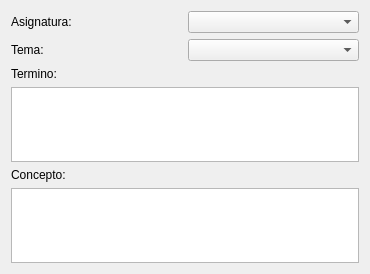
<?xml version="1.0" encoding="UTF-8"?>
<ui version="4.0">
 <class>ListaForm</class>
 <widget class="QWidget" name="ListaForm">
  <property name="geometry">
   <rect>
    <x>0</x>
    <y>0</y>
    <width>370</width>
    <height>274</height>
   </rect>
  </property>
  <property name="windowTitle">
   <string>Form</string>
  </property>
  <layout class="QGridLayout" name="gridLayout_2">
   <item row="0" column="0">
    <layout class="QGridLayout" name="gridLayout">
     <item row="0" column="0">
      <widget class="QLabel" name="label">
       <property name="text">
        <string>Asignatura:</string>
       </property>
      </widget>
     </item>
     <item row="0" column="1">
      <widget class="QComboBox" name="cmbasignaturas"/>
     </item>
     <item row="1" column="0">
      <widget class="QLabel" name="label_2">
       <property name="text">
        <string>Tema:</string>
       </property>
      </widget>
     </item>
     <item row="1" column="1">
      <widget class="QComboBox" name="cmbtemas"/>
     </item>
    </layout>
   </item>
   <item row="1" column="0">
    <widget class="QLabel" name="label_3">
     <property name="text">
      <string>Termino:</string>
     </property>
    </widget>
   </item>
   <item row="2" column="0">
    <widget class="QTableWidget" name="tableCargar"/>
   </item>
   <item row="3" column="0">
    <widget class="QLabel" name="label_4">
     <property name="text">
      <string>Concepto:</string>
     </property>
    </widget>
   </item>
   <item row="4" column="0">
    <widget class="QTableWidget" name="tableCargarCopt"/>
   </item>
  </layout>
 </widget>
 <resources/>
 <connections/>
</ui>
